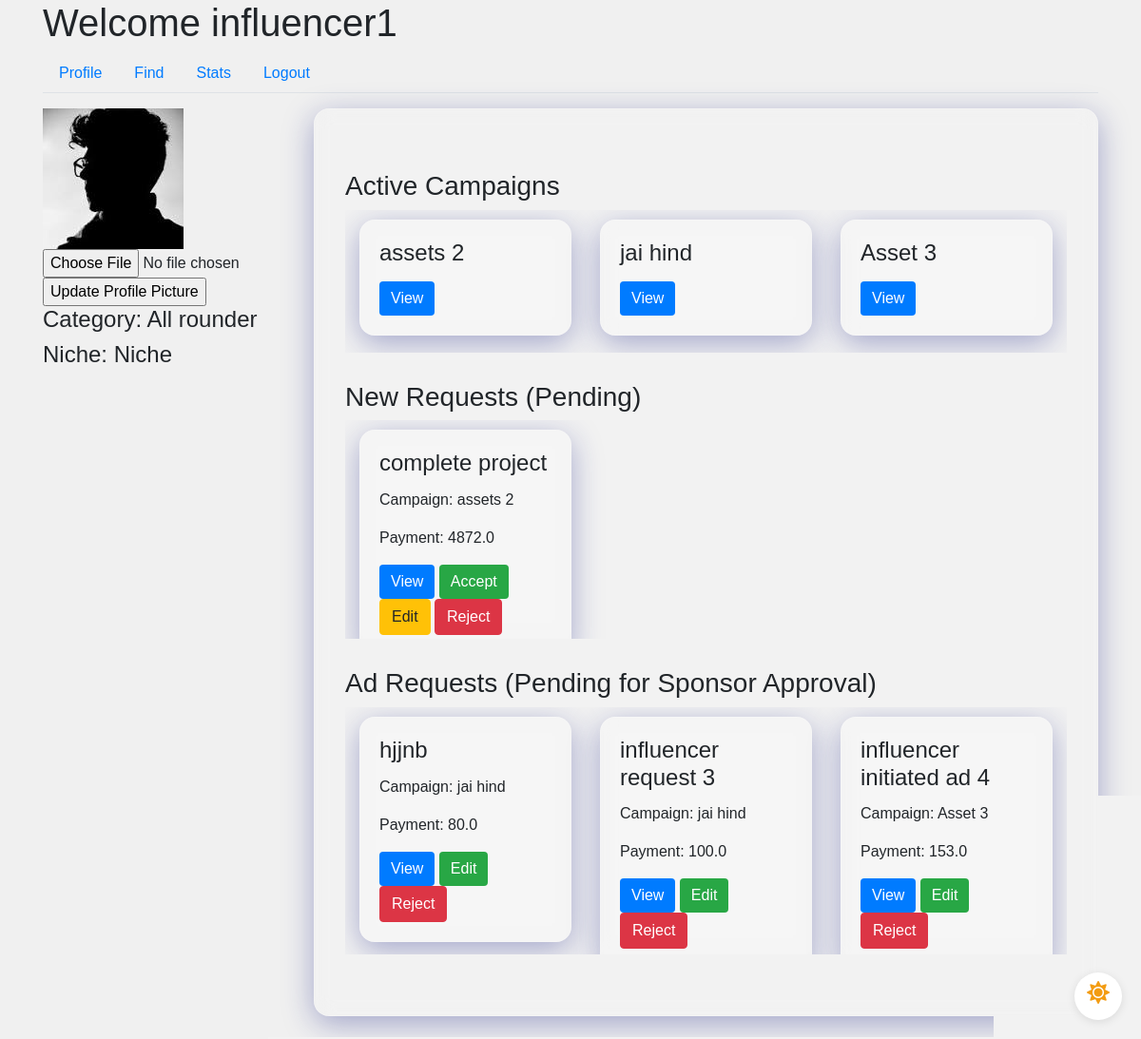
Page /influencer/profile (signed in) on the committed database.
### app/models.py (models this page shows, shortened)
class User(UserMixin, db.Model):
    id = db.Column(db.Integer, primary_key=True)
    username = db.Column(db.String(64), unique=True, nullable=False)
    email = db.Column(db.String(120), unique=True, nullable=False)
    password_hash = db.Column(db.String(128), nullable=False)
    role = db.Column(db.String(20), nullable=False)
    industry = db.Column(db.String(120))  # For Sponsors
    platforms = db.Column(db.Text)  # For Influencers
    category = db.Column(db.String(120))  # For Influencers
    niche = db.Column(db.String(120))  # For Influencers
    profile_pic = db.Column(db.String(20), nullable=False, default='download.png')
    flag = db.Column(db.Boolean, default=False, nullable=False)  # Add flag column

class Campaign(db.Model):
    id = db.Column(db.Integer, primary_key=True)
    name = db.Column(db.String(100), nullable=False)
    description = db.Column(db.Text, nullable=False)
    budget = db.Column(db.Float, nullable=False)
    visibility = db.Column(db.String(10), nullable=False)  # 'public', 'private'
    start_date = db.Column(db.Date, nullable=False)
    end_date = db.Column(db.Date, nullable=False)
    user_id = db.Column(db.Integer, db.ForeignKey('user.id'), nullable=False)
    ad_requests = db.relationship('AdRequest', backref='campaign', lazy=True)
    flag = db.Column(db.Boolean, default=False, nullable=False)  # Add flag column

class AdRequest(db.Model):
    id = db.Column(db.Integer, primary_key=True)
    campaign_id = db.Column(db.Integer, db.ForeignKey('campaign.id'), nullable=False)
    influencer_id = db.Column(db.Integer, db.ForeignKey('user.id'), nullable=False)
    requirements = db.Column(db.Text, nullable=False)
    payment_amount = db.Column(db.Float, nullable=False)
    status_influencer = db.Column(db.String(10), nullable=False)
    status_sponsor = db.Column(db.String(10), nullable=False)

### app/routes.py (the view)
@main.route('/influencer/profile')
@login_required
def influencer_profile():
    if current_user.role != 'influencer':
        return redirect(url_for('main.dashboard'))
    influencer = current_user
    print(current_user.id)
    public_influencer = User.query.filter_by(username='Public').first()
    active_campaigns = Campaign.query.join(AdRequest, Campaign.id == AdRequest.campaign_id) \
    active_campaigns = Campaign.query.join(AdRequest, Campaign.id == AdRequest.campaign_id) \
    .filter(and_(AdRequest.status_influencer == 'Accepted', AdRequest.influencer_id == current_user.id)).all()
    print(active_campaigns)
    new_requests = AdRequest.query.filter(
        (AdRequest.influencer_id == public_influencer.id) |
        (AdRequest.influencer_id == influencer.id),
        AdRequest.status_influencer == 'Pending',
        AdRequest.status_sponsor != 'Rejected'
    ).all()
    sponsor_pending_request = AdRequest.query.filter_by(influencer_id=influencer.id, status_sponsor='Pending').all()
    return render_template('influencer_profile.html',
                           influencer=influencer,
                           active_campaigns=active_campaigns,
                           new_requests=new_requests,
                           sponsor_pending_request=sponsor_pending_request)

### app/models.py (called while the page is built)
@login_manager.user_loader
def load_user(user_id):
    return User.query.get(int(user_id))

### app/templates/influencer_profile.html (shortened to what this page needs)
{% extends "influencer_dashboard.html" %}
{% block tab_content %}
<div class="row">
    <div class="col-md-3">
        <div class="profile-sidebar">
            <img src="{{ url_for('static', filename='profile_pics/' + current_user.profile_pic) }}" alt="Profile Picture">
            <form action="{{ url_for('main.update_profile_pic') }}" method="POST" enctype="multipart/form-data">
                <input type="file" name="profile_pic">
                <input type="submit" value="Update Profile Picture">
            </form>
            <div class="profile-stats">
                <h4>Category: {{ influencer.category }}</h4>
                <h4>Niche: {{ influencer.niche }}</h4>
            </div>
        </div>
    </div>
    <div class="col-md-9">
        <div class="jumbotron glassmorphism mb-4 animated" id="jumbotron">
            <h3>Active Campaigns</h3>
            <div class="scrollable-container scrollable-container-custom-height-infl-1">
                <div class="row-container">
                    {% for campaign in active_campaigns %}
                    <div class="col-md-4">
                        <div class="request-box card glassmorphism">
                            <div class="card-body">
                                <h4 class="card-title">{{ campaign.name }}</h4>
                                <button class="btn btn-primary" data-toggle="modal" data-target="#campaignModal" data-id="{{ campaign.id }}">View</button>
                            </div>
                        </div>
                    </div>
                    {% endfor %}
                </div>
            </div>
            <div class="influencer-profile-padding"></div>
            <h3>New Requests (Pending)</h3>
            <div class="scrollable-container scrollable-container-custom-height-infl-2">
                <div class="row-container">
                    {% for request in new_requests %}
                    <div class="col-md-4">
                        <div class="request-box card glassmorphism">
                            <div class="card-body">
                                <h4 class="card-title">{{ request.requirements }}</h4>
                                <p class="card-text">Campaign: {{ request.campaign.name }}</p>
                                <p class="card-text">Payment: {{ request.payment_amount }}</p>
                                <button class="btn btn-primary" data-toggle="modal" data-target="#adRequestModal" data-id="{{ request.id }}">View</button>
                                {% if request.campaign.flag == 0 and current_user.flag == 0 %}
                                    <a href="{{ url_for('main.accept_request_influencer', id=request.id) }}" class="btn btn-success">Accept</a>
                                    <a href="{{ url_for('main.edit_ad_request_infl', id=request.id, user_id=current_user.id) }}" class="btn btn-warning">Edit</a>
                                    <a href="{{ url_for('main.reject_request_influencer', id=request.id) }}" class="btn btn-danger">Reject</a>
                                {% endif %}
                            </div>
                        </div>
                    </div>
                    {% endfor %}
                </div>
            </div>
            <div class="influencer-profile-padding"></div>
            <h3>Ad Requests (Pending for Sponsor Approval)</h3>
            <div class="scrollable-container scrollable-container-custom-height-infl-3">
                <div class="row-container">
                    {% for request in sponsor_pending_request %}
                    <div class="col-md-4">
                        <div class="request-box card glassmorphism">
                            <div class="card-body">
                                <h4 class="card-title">{{ request.requirements }}</h4>
                                <p class="card-text">Campaign: {{ request.campaign.name }}</p>
                                <p class="card-text">Payment: {{ request.payment_amount }}</p>
                                <button class="btn btn-primary" data-toggle="modal" data-target="#adRequestModal" data-id="{{ request.id }}">View</button>
                                {% if request.campaign.flag == 0 and current_user.flag == 0 %}
                                    <a href="{{ url_for('main.edit_ad_request_infl', id=request.id, user_id=current_user.id) }}" class="btn btn-success">Edit</a>
                                    <a href="{{ url_for('main.reject_request_influencer', id=request.id) }}" class="btn btn-danger">Reject</a>
                                {% endif %}
                            </div>
                        </div>
                    </div>
                    {% endfor %}
                </div>
            </div>
        </div>
    </div>
</div>
{% endblock %}

### app/templates/influencer_dashboard.html (shortened to what this page needs)
{% extends "base.html" %}
{% block content %}
<div class="dark-mode-toggle">
    <label for="darkSwitch" class="toggle-label">
        <i class="fas fa-sun light-mode-icon"></i>
    </label>
</div>
<h1>Welcome {{ current_user.username }}</h1>
<ul class="nav nav-tabs">
    <li class="nav-item">
        <a class="nav-link" href="{{ url_for('main.influencer_profile') }}">Profile</a>
    </li>
    <li class="nav-item">
        <a class="nav-link" href="{{ url_for('main.influencer_find') }}">Find</a>
    </li>
    <li class="nav-item">
        <a class="nav-link" href="{{ url_for('main.influencer_stats') }}">Stats</a>
    </li>
    <li class="nav-item">
        <a class="nav-link" href="{{ url_for('main.logout') }}">Logout</a>
    </li>
</ul>
<div class="tab-content mt-3">
    {% block tab_content %}{% endblock %}
</div>
{% endblock %}

### app/static/css/styles.css (style rules this page uses)
.profile-sidebar img { max-width: 150px; max-height: 150px; object-fit: cover; }
.scrollable-container { display: flex; flex-direction: column; overflow-y: auto; height: 255px; scroll-snap-type: y mandatory; }
.scrollable-container-custom-height-infl-1 { height: 150px; }
.scrollable-container-custom-height-infl-2 { height: 230px; }
.scrollable-container-custom-height-infl-3 { height: 260px; }
.influencer-profile-padding { padding: 15px; }
.row-container { display: flex; flex-wrap: wrap; margin-top: 10px; }
body { font-family: 'Arial', sans-serif; background-color: #f0f0f0; margin: 0; padding: 0; transition: background-color 0.3s; }
.glassmorphism { background: rgba(255, 255, 255, 0.15); border-radius: 16px; backdrop-filter: blur(10px); -webkit-backdrop-filter: blur(10px); box-shadow: 0 8px 32px rgba(31, 38, 135, 0.37); border: 1px solid rgba(255, 255, 255, 0.18); transition: all 0.3s ease-in-out; }
.btn-primary { background-color: #007bff; border: none; }
.btn-success { background-color: #28a745; border: none; }
.animated { animation: float 3s ease-in-out infinite; }
.dark-mode-toggle { position: fixed; bottom: 20px; right: 20px; width: 50px; height: 50px; border-radius: 50%; background-color: #fff; box-shadow: 0 2px 10px rgba(0, 0, 0, 0.1); display: flex; align-items: center; justify-content: center; cursor: pointer; z-index: 1000; }
.toggle-label { display: flex; align-items: center; justify-content: center; width: 100%; height: 100%; cursor: pointer; position: relative; }
.light-mode-icon, .dark-mode-icon { position: absolute; font-size: 24px; }
.light-mode-icon { color: #f39c12; opacity: 1; transition: opacity 0.3s; }

### rows in the picture
User: username "influencer1", profile_pic (picture), category "All rounder", niche "Niche"
Campaign: name "assets 2"
Campaign: name "jai hind"
Campaign: name "Asset 3"
AdRequest: requirements "complete project", campaign.name "assets 2", payment_amount "4872.0"
AdRequest: requirements "hjjnb", campaign.name "jai hind", payment_amount "80.0"
AdRequest: requirements "influencer request 3", campaign.name "jai hind", payment_amount "100.0"
AdRequest: requirements "influencer initiated ad 4", campaign.name "Asset 3", payment_amount "153.0"
